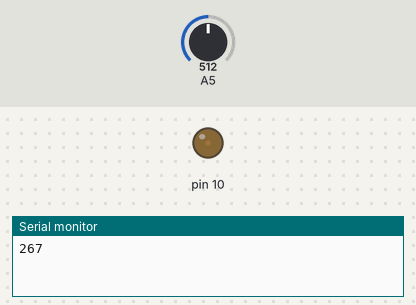
A sketch run on a simulated Arduino Uno, built with avr-gcc and run on an emulated ATmega328P. Parts: output pins drawn as LEDs (lit = HIGH), the last lines printed to the serial monitor. The test bench sets the inputs (shaded band); at power-on: A5 = 512.

Above: at 1.2 s.
1.3 s: A5 set to 716
At 1.8 s:
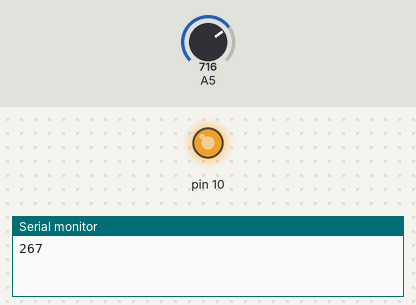
2.8 s: A5 set to 900
At 4.1 s:
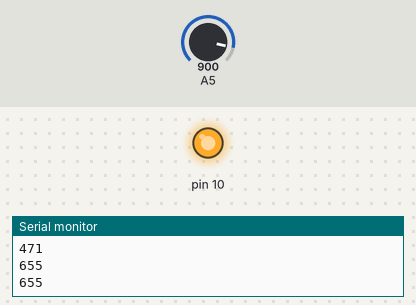
Timing chart, 0 to 5.8 s (numbered marks = the images above; inputs shaded):
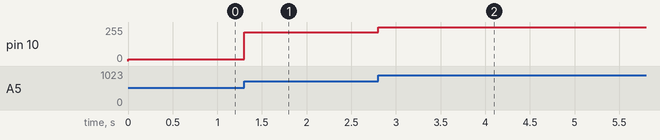

Measured:
- after the input at 1.3 s, pin 10: 12/255 → 216/255 at once
- after the input at 2.8 s, pin 10: 216/255 → 255/255 at once

The sketch:

8_Fotocell.ino
```cpp
unsigned long Time;
int analog = 0;
int led_inten = 0;
void setup()
{
    Serial.begin(9600);
}
void loop()
{
    Time = millis();
    while (millis() <= Time + 1000)
    {
        analog = analogRead(A5);
        analog = analog - 245;
        led_inten = 255 - analog;
        analogWrite(10, abs(led_inten));

    }
    Serial.println(analog);

}
```
